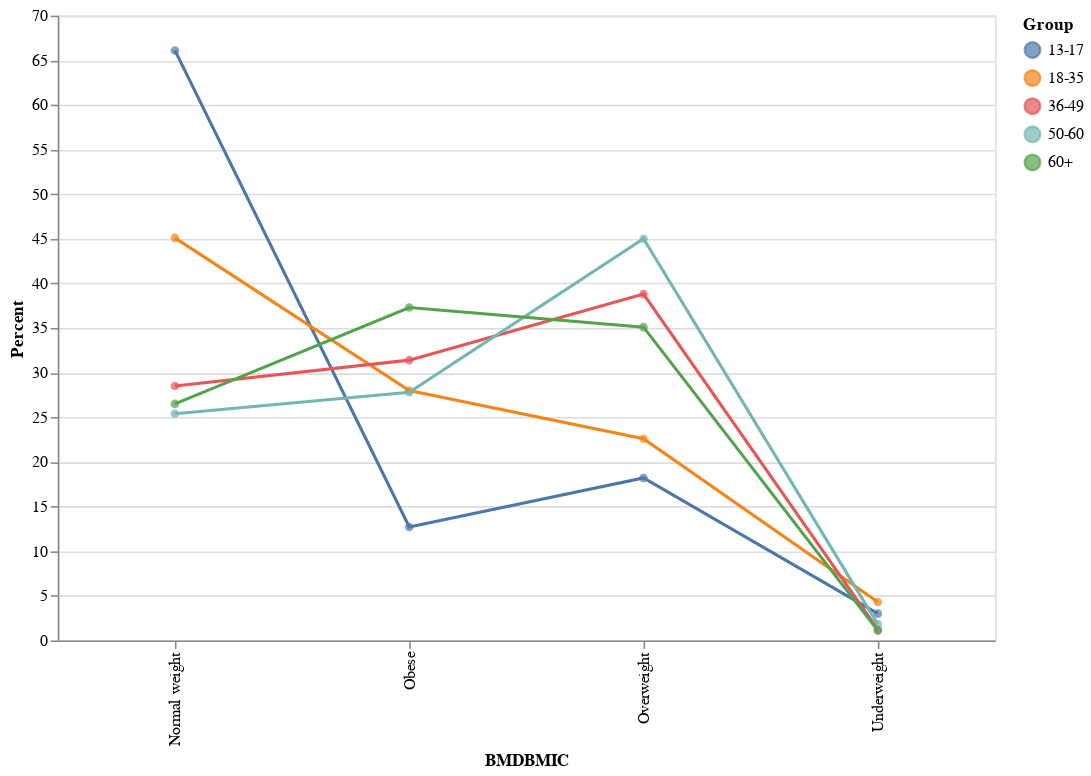

Source (notebook cell):
### Code cell
#Using Altair to display the visualization
healthy_age_reset = healthy_age.reset_index()
melted_df = pd.melt(healthy_age_reset, id_vars=['BMDBMIC'], var_name='Group', value_name='Percent')
chart = alt.Chart(melted_df).mark_circle().encode(x='BMDBMIC:O', y='Percent:Q', color='Group:N', tooltip=['BMDBMIC', 'Percent', 'Group']).properties(width=600, height=400).interactive()
lines = alt.Chart(melted_df).mark_line().encode(x='BMDBMIC:O',y='Percent:Q',color='Group:N')
chart + lines

### Figure 1 — Vega-Lite specification as saved in the notebook (floating-point values rounded to 4 significant figures)
{"config": {"view": {"continuousWidth": 400, "continuousHeight": 300}}, "layer": [{"mark": "circle", "encoding": {"color": {"field": "Group", "type": "nominal"}, "tooltip": [{"field": "BMDBMIC", "type": "nominal"}, {"field": "Percent", "type": "quantitative"}, {"field": "Group", "type": "nominal"}], "x": {"field": "BMDBMIC", "type": "ordinal"}, "y": {"field": "Percent", "type": "quantitative"}}, "height": 400, "selection": {"selector005": {"type": "interval", "bind": "scales", "encodings": ["x", "y"]}}, "width": 600}, {"mark": "line", "encoding": {"color": {"field": "Group", "type": "nominal"}, "x": {"field": "BMDBMIC", "type": "ordinal"}, "y": {"field": "Percent", "type": "quantitative"}}}], "data": {"name": "data-10fa397905e3f220e89dadebd0bfd186"}, "$schema": "https://vega.github.io/schema/vega-lite/v4.17.0.json", "datasets": {"data-10fa397905e3f220e89dadebd0bfd186": [{"BMDBMIC": "Normal weight", "Group": "13-17", "Percent": 66.1}, {"BMDBMIC": "Obese", "Group": "13-17", "Percent": 12.7}, {"BMDBMIC": "Overweight", "Group": "13-17", "Percent": 18.2}, {"BMDBMIC": "Underweight", "Group": "13-17", "Percent": 3.0}, {"BMDBMIC": "Normal weight", "Group": "18-35", "Percent": 45.1}, {"BMDBMIC": "Obese", "Group": "18-35", "Percent": 28.0}, {"BMDBMIC": "Overweight", "Group": "18-35", "Percent": 22.6}, {"BMDBMIC": "Underweight", "Group": "18-35", "Percent": 4.3}, {"BMDBMIC": "Normal weight", "Group": "36-49", "Percent": 28.5}, {"BMDBMIC": "Obese", "Group": "36-49", "Percent": 31.4}, {"BMDBMIC": "Overweight", "Group": "36-49", "Percent": 38.8}, {"BMDBMIC": "Underweight", "Group": "36-49", "Percent": 1.2}, {"BMDBMIC": "Normal weight", "Group": "50-60", "Percent": 25.4}, {"BMDBMIC": "Obese", "Group": "50-60", "Percent": 27.8}, {"BMDBMIC": "Overweight", "Group": "50-60", "Percent": 45.0}, {"BMDBMIC": "Underweight", "Group": "50-60", "Percent": 1.8}, {"BMDBMIC": "Normal weight", "Group": "60+", "Percent": 26.5}, {"BMDBMIC": "Obese", "Group": "60+", "Percent": 37.3}, {"BMDBMIC": "Overweight", "Group": "60+", "Percent": 35.1}, {"BMDBMIC": "Underweight", "Group": "60+", "Percent": 1.1}]}}
